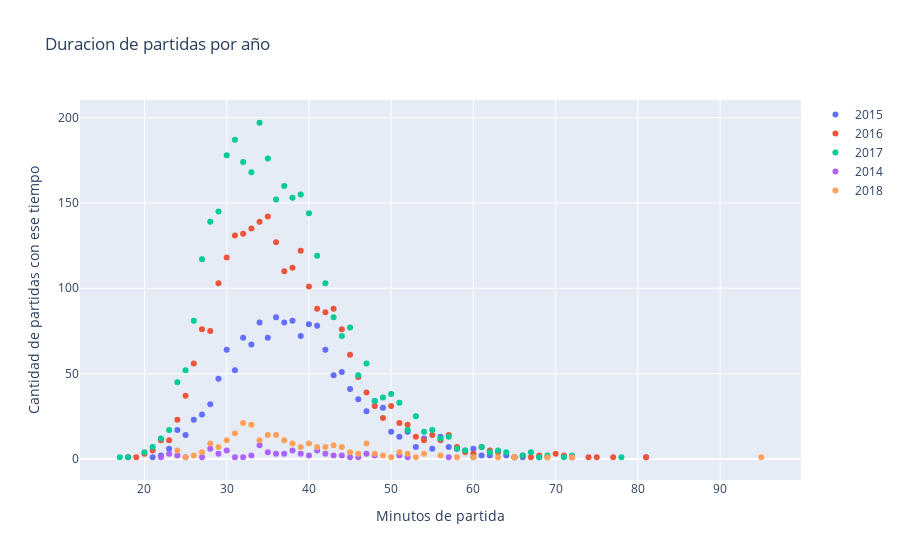

Notebook code cell kept with this figure:
### Code cell
#Obtener los años únicos en los datos
years = largo['Year'].unique()

#Crear una lista vacía para almacenar los datos de cada año
data = []

#Iterar sobre los años y obtener los datos correspondientes para cada uno
for year in years:
  temp = largo[(largo['Year'] == year)]['gamelength'].value_counts()
  tiempo = temp.index.tolist()
  vtiempo = temp.values.tolist()
  trace = go.Scatter(x=tiempo, y=vtiempo, name=str(year), mode='markers')
  data.append(trace)

#Crear el layout de la figura
layout = go.Layout(
title='Duracion de partidas por año',
xaxis=dict(title='Minutos de partida'),
yaxis=dict(title='Cantidad de partidas con ese tiempo')
)

#Crear la figura y mostrarla
fig = go.Figure(data=data, layout=layout)
fig.show()

### Figure 1 — Plotly figure (JSON) as saved in the notebook; plotly's stock layout.template omitted (floating-point values rounded to 4 significant figures)
{"data": [{"mode": "markers", "name": "2015", "type": "scatter", "x": [36, 38, 34, 37, 40, 41, 39, 35, 32, 33, 42, 30, 31, 44, 43, 29, 45, 46, 48, 28, 49, 47, 27, 26, 24, 52, 50, 25, 56, 51, 54, 57, 53, 23, 60, 58, 55, 59, 64, 62, 61, 22, 68, 72, 65, 81, 21, 66], "y": [83, 81, 80, 80, 79, 78, 72, 71, 71, 67, 64, 64, 52, 51, 49, 47, 41, 35, 34, 32, 30, 28, 26, 23, 17, 16, 16, 14, 13, 13, 12, 7, 7, 6, 6, 6, 6, 5, 2, 2, 2, 2, 1, 1, 1, 1, 1, 1]}, {"mode": "markers", "name": "2016", "type": "scatter", "x": [35, 34, 33, 32, 31, 36, 39, 30, 38, 37, 29, 40, 43, 41, 42, 44, 27, 28, 45, 26, 46, 47, 25, 48, 50, 49, 24, 51, 52, 57, 55, 53, 23, 22, 56, 54, 61, 58, 62, 21, 59, 63, 20, 60, 70, 68, 71, 66, 75, 67, 72, 18, 81, 74, 69, 19, 65, 77], "y": [142, 139, 135, 132, 131, 127, 122, 118, 112, 110, 103, 101, 88, 88, 86, 76, 76, 75, 61, 56, 48, 39, 37, 31, 31, 24, 23, 21, 20, 14, 14, 13, 11, 11, 11, 11, 7, 7, 5, 5, 4, 4, 3, 3, 3, 2, 2, 2, 1, 1, 1, 1, 1, 1, 1, 1, 1, 1]}, {"mode": "markers", "name": "2017", "type": "scatter", "x": [34, 31, 30, 35, 32, 33, 37, 39, 38, 36, 29, 40, 28, 41, 27, 42, 43, 26, 45, 44, 47, 25, 46, 24, 50, 49, 48, 51, 53, 52, 55, 23, 54, 57, 22, 56, 21, 61, 58, 59, 63, 67, 62, 20, 64, 66, 69, 72, 65, 71, 17, 18, 68, 78, 60], "y": [197, 187, 178, 176, 174, 168, 160, 155, 153, 152, 145, 144, 139, 119, 117, 103, 83, 81, 77, 72, 56, 52, 49, 45, 38, 36, 34, 33, 25, 17, 17, 17, 16, 13, 12, 12, 7, 7, 6, 5, 5, 4, 4, 4, 4, 2, 2, 2, 1, 1, 1, 1, 1, 1, 1]}, {"mode": "markers", "name": "2014", "type": "scatter", "x": [34, 28, 38, 41, 30, 35, 36, 23, 39, 37, 42, 47, 29, 44, 43, 33, 51, 24, 48, 40, 52, 32, 45, 27, 72, 46, 22, 31, 57, 25], "y": [8, 6, 5, 5, 5, 4, 3, 3, 3, 3, 3, 3, 3, 2, 2, 2, 2, 2, 2, 2, 1, 1, 1, 1, 1, 1, 1, 1, 1, 1]}, {"mode": "markers", "name": "2018", "type": "scatter", "x": [32, 33, 31, 35, 36, 30, 34, 37, 38, 40, 28, 47, 43, 39, 29, 44, 41, 42, 24, 51, 27, 45, 46, 48, 54, 52, 49, 56, 26, 58, 72, 25, 60, 50, 95, 53, 65, 69, 63], "y": [21, 20, 15, 14, 14, 11, 11, 11, 9, 9, 9, 9, 8, 7, 7, 7, 7, 7, 5, 4, 4, 4, 3, 3, 3, 3, 2, 2, 2, 1, 1, 1, 1, 1, 1, 1, 1, 1, 1]}], "layout": {"title": {"text": "Duracion de partidas por año"}, "xaxis": {"title": {"text": "Minutos de partida"}}, "yaxis": {"title": {"text": "Cantidad de partidas con ese tiempo"}}}}
